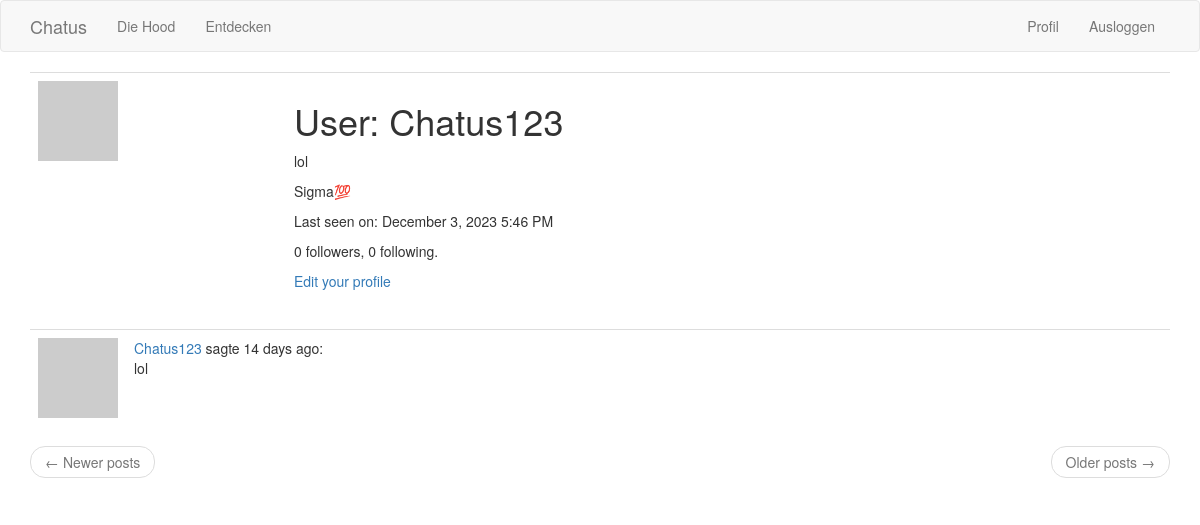
Page /user/Chatus123 (signed in) on the earlier database version.
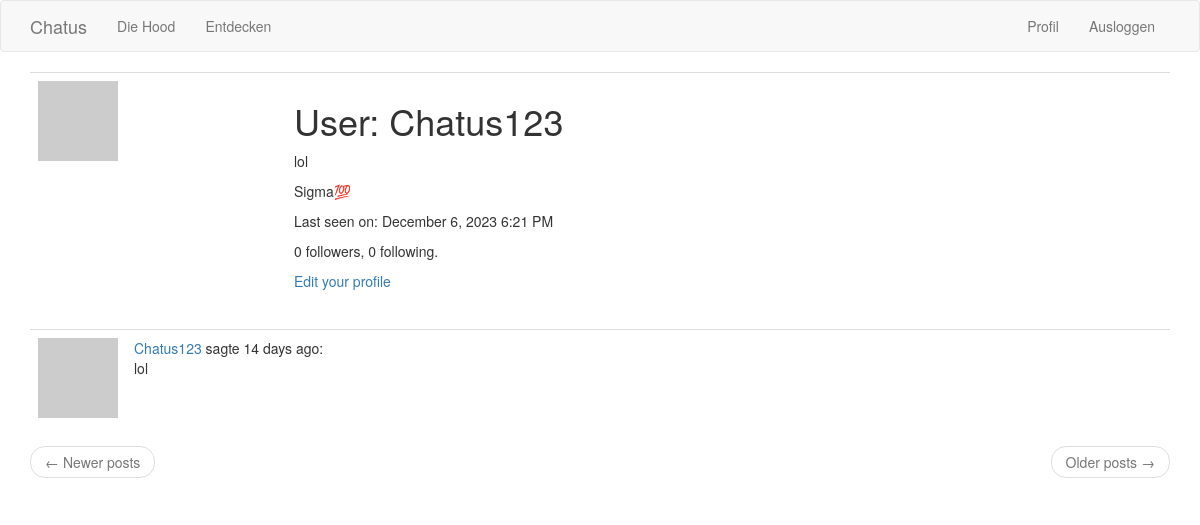
Same page on the later database version.
### app/models.py (models this page shows, shortened)
class User(UserMixin, db.Model):
    id = db.Column(db.Integer, primary_key=True)
    username = db.Column(db.String(64), index=True, unique=True)
    email = db.Column(db.String(120), index=True, unique=True)
    password_hash = db.Column(db.String(128))
    posts = db.relationship('Post', backref='author', lazy='dynamic')
    about_me = db.Column(db.String(140))
    last_seen = db.Column(db.DateTime, default=datetime.utcnow)
    age = db.Column(db.String(20))
    followed = db.relationship(
        'User', secondary=followers,
        primaryjoin=(followers.c.follower_id == id),
        secondaryjoin=(followers.c.followed_id == id),
        backref=db.backref('followers', lazy='dynamic'), lazy='dynamic')
    def avatar(self, size):
        digest = md5(self.email.lower().encode('utf-8')).hexdigest()
        return 'https://www.gravatar.com/avatar/{}?d=identicon&s={}'.format(
            digest, size)

class Post(db.Model):
    id = db.Column(db.Integer, primary_key=True)
    body = db.Column(db.String(140))
    timestamp = db.Column(db.DateTime, index=True, default=datetime.utcnow)
    user_id = db.Column(db.Integer, db.ForeignKey('user.id'))

### app/routes.py (the view)
@app.route('/user/<username>')
@login_required
def user(username):
    user = User.query.filter_by(username=username).first_or_404()
    page = request.args.get('page', 1, type=int)
    posts = user.posts.order_by(Post.timestamp.desc()).paginate(
        page=page, per_page=app.config['POSTS_PER_PAGE'], error_out=False)
    next_url = url_for('user', username=user.username, page=posts.next_num) \
        if posts.has_next else None
    prev_url = url_for('user', username=user.username, page=posts.prev_num) \
        if posts.has_prev else None
    form = EmptyForm()
    return render_template('user.html', user=user, posts=posts.items,
                           next_url=next_url, prev_url=prev_url, form=form)

### app/models.py (called while the page is built)
@login.user_loader
def load_user(id):
    return User.query.get(int(id))

### app/routes.py (called while the page is built)
@app.before_request
def before_request():
    if current_user.is_authenticated:
        current_user.last_seen = datetime.utcnow()
        db.session.commit()

### app/templates/user.html (shortened to what this page needs)
{% extends "base.html" %}
{% block app_content %}
    <table class="table table-hover">
        <tr>
            <td width="256px"><img src="{{ user.avatar(256) }}"></td>
            <td>
                <h1>User: {{ user.username }}</h1>
                {% if user.about_me %}<p>{{ user.about_me }}</p>{% endif %}
                {% if user.age %}
                <p>{{ user.age }}</p>
                {% endif %}
                {% if user.last_seen %}
                <p>Last seen on: {{ moment(user.last_seen).format('LLL') }}</p>
                {% endif %}
                <p>{{ user.followers.count() }} followers, {{ user.followed.count() }} following.</p>
                {% if user == current_user %}
                <p><a href="{{ url_for('edit_profile') }}">Edit your profile</a></p>
                {% endif %}
            </td>
        </tr>
    </table>
    {% for post in posts %}
        {% include '_post.html' %}
    {% endfor %}
    <nav aria-label="...">
        <ul class="pager">
            <li class="previous{% if not prev_url %} disabled{% endif %}">
                <a href="{{ prev_url or '#' }}">
                    <span aria-hidden="true">&larr;</span> Newer posts
                </a>
            </li>
            <li class="next{% if not next_url %} disabled{% endif %}">
                <a href="{{ next_url or '#' }}">
                    Older posts <span aria-hidden="true">&rarr;</span>
                </a>
            </li>
        </ul>
    </nav>
{% endblock %}

### app/templates/base.html (shortened to what this page needs)
{% extends 'bootstrap/base.html' %}
{% block body_attribs %}
style="background-image: url('https://i.ytimg.com/vi/xzy_0m7jwRw/maxresdefault.jpg');background-size: cover; background-repeat: no-repeat;"
{% endblock %}
{% block navbar %}
    <nav class="navbar navbar-default">
        <div class="container">
            <div class="navbar-header">
                <a class="navbar-brand" href="{{ url_for('index') }}">Chatus</a>
            </div>
            <div class="collapse navbar-collapse" id="bs-example-navbar-collapse-1">
                <ul class="nav navbar-nav">
                    <li><a href="{{ url_for('index') }}">Die Hood</a></li>
                    <li><a href="{{ url_for('explore') }}">Entdecken</a></li>
                </ul>
                <ul class="nav navbar-nav navbar-right">
                    {% if current_user.is_anonymous %}
                    <li><a href="{{ url_for('login') }}">Login</a></li>
                    {% else %}
                    <li><a href="{{ url_for('user', username=current_user.username) }}">Profil</a></li>
                    <li><a href="{{ url_for('logout') }}">Ausloggen</a></li>
                    {% endif %}
                </ul>
            </div>
        </div>
    </nav>
{% endblock %}
{% block content %}
    <div class="container">
        {% block app_content %}{% endblock %}
    </div>
{% endblock %}

### app/templates/_post.html
    <table class="table table-hover">
        <tr>
            <td width="70px">
                <a href="{{ url_for('user', username=post.author.username) }}">
                    <img src="{{ post.author.avatar(70) }}" />
                </a>
            </td>
            <td>
                <a href="{{ url_for('user', username=post.author.username) }}">
                    {{ post.author.username }}
                </a>
                sagte {{ moment(post.timestamp).fromNow() }}:
                <br>
                {{ post.body }}
            </td>
        </tr>
    </table>

Differences in the rows shown:
changed User "Chatus123": last_seen "December 3, 2023 5:46 PM" → "December 6, 2023 6:21 PM"
